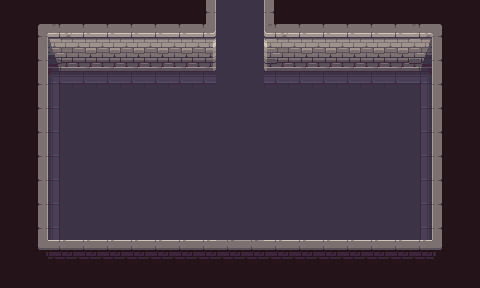

Rendered tile map (Tiled .tmx) drawn with the repository's tilesets; below, a short description and the full map source, tile grids included:
An orthogonal 20x12 tile map with 24x24 px tiles, 2 tile layers (图块层 1, Wall), 2 tilesets.

<map version="1.10" tiledversion="1.11.2" orientation="orthogonal" renderorder="right-down" width="20" height="12" tilewidth="24" tileheight="24" infinite="0" nextlayerid="3" nextobjectid="1">
 <tileset firstgid="1" source="../Base.tsx" />
 <tileset firstgid="106" source="../Air.tsx" />
 <layer id="1" name="图块层 1" width="20" height="12">
  <data encoding="csv">
101,101,101,101,101,101,101,101,48,83,83,57,101,101,101,101,101,101,101,101,
101,18,19,20,20,20,20,20,21,83,83,24,20,20,20,20,20,26,27,101,
101,63,34,40,40,40,40,40,36,83,83,39,40,40,40,40,40,41,42,101,
101,63,37,50,50,50,50,50,50,83,83,50,50,50,50,50,50,38,42,101,
101,63,64,68,68,68,68,68,68,68,68,68,68,68,68,68,68,71,42,101,
101,48,64,68,68,68,68,68,68,68,68,68,68,68,68,68,68,71,57,101,
101,48,64,68,68,68,68,68,68,68,68,68,68,68,68,68,68,71,57,101,
101,63,64,68,68,68,68,68,68,68,68,68,68,68,68,68,68,71,42,101,
101,63,64,68,68,68,68,68,68,68,68,68,68,68,68,68,68,71,42,101,
101,63,64,68,68,68,68,68,68,68,68,68,68,68,68,68,68,71,42,101,
101,96,97,97,97,97,97,97,97,98,98,97,97,97,97,97,97,97,99,101,
101,101,101,101,101,101,101,101,101,101,101,101,101,101,101,101,101,101,101,101
</data>
 </layer>
 <layer id="2" name="Wall" width="20" height="12" opacity="0">
  <data encoding="csv">
0,0,0,0,0,0,0,0,106,0,0,106,0,0,0,0,0,0,0,0,
0,106,106,106,106,106,106,106,106,0,0,106,106,106,106,106,106,106,106,0,
0,106,0,0,0,0,0,0,0,0,0,0,0,0,0,0,0,0,106,0,
0,106,0,0,0,0,0,0,0,0,0,0,0,0,0,0,0,0,106,0,
0,106,0,0,0,0,0,0,0,0,0,0,0,0,0,0,0,0,106,0,
0,106,0,0,0,0,0,0,0,0,0,0,0,0,0,0,0,0,106,0,
0,106,0,0,0,0,0,0,0,0,0,0,0,0,0,0,0,0,106,0,
0,106,0,0,0,0,0,0,0,0,0,0,0,0,0,0,0,0,106,0,
0,106,0,0,0,0,0,0,0,0,0,0,0,0,0,0,0,0,106,0,
0,106,0,0,0,0,0,0,0,0,0,0,0,0,0,0,0,0,106,0,
0,106,106,106,106,106,106,106,106,106,106,106,106,106,106,106,106,106,106,0,
0,0,0,0,0,0,0,0,0,0,0,0,0,0,0,0,0,0,0,0
</data>
 </layer>
</map>
